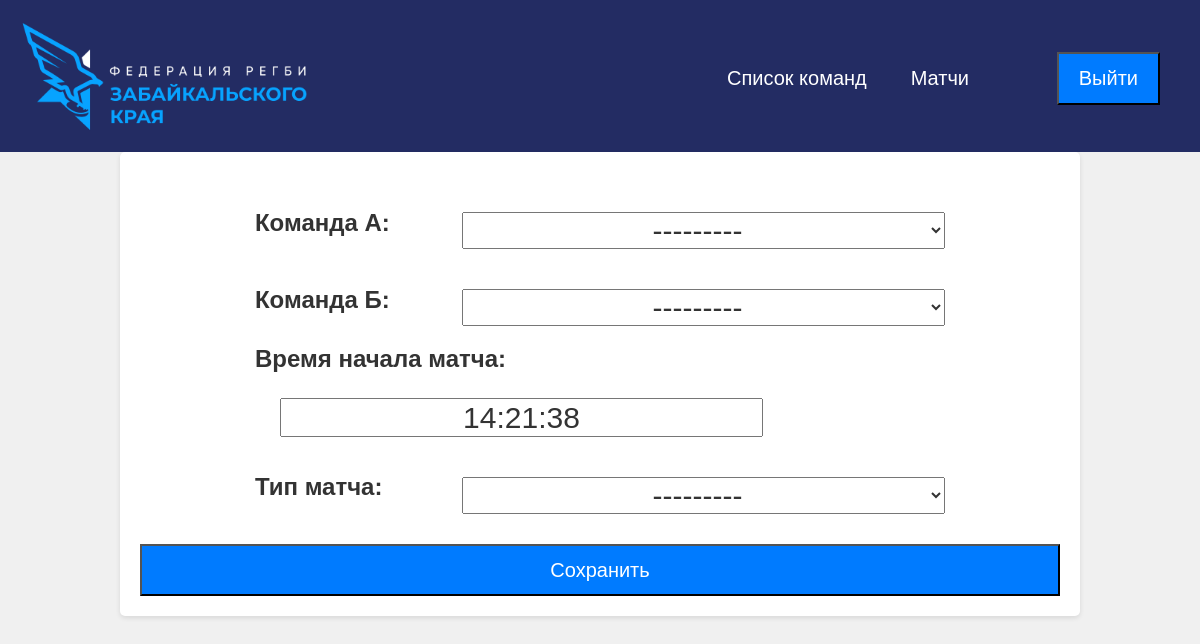
The app's page /addMatch/, older data.
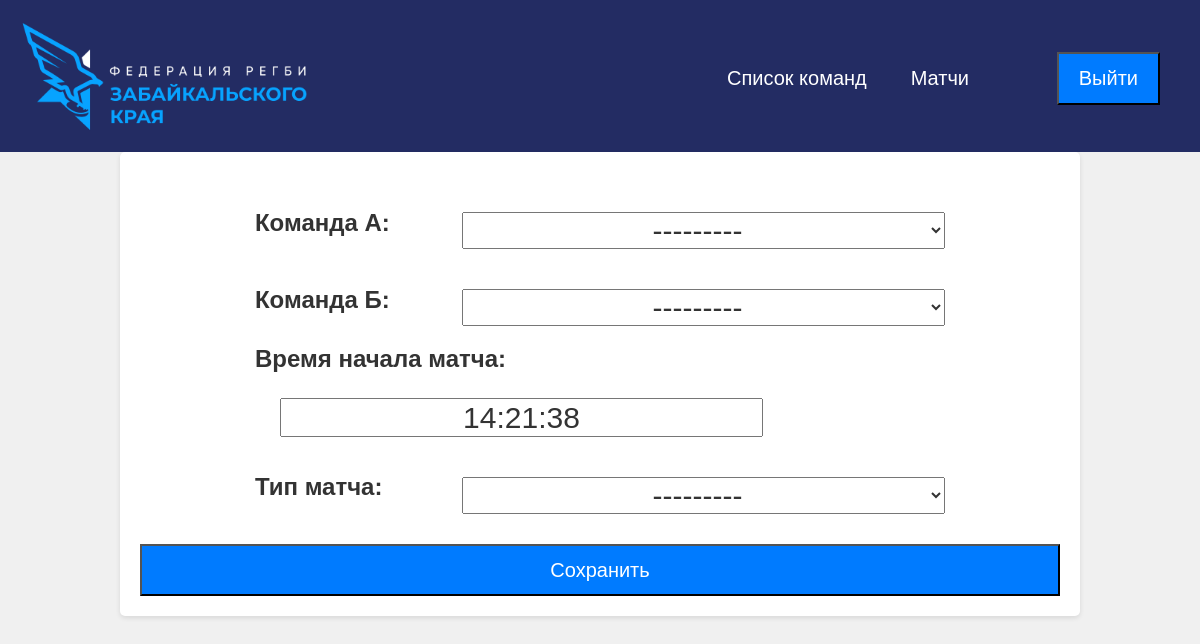
The same page, newer data.
### referee/models.py (models this page shows)
class MatchType(models.Model):
    Type=models.TextField()
    class Meta:
        verbose_name='Тип матча'
        verbose_name_plural = 'Типы матчей'
    def __str__(self):
        return self.Type

### referee/views.py (the view)
# urls.py: path('addMatch/',views.add_match,name='add_match'),
def add_match(request):
    if request.method == 'POST':
        form =MatchForm(request.POST)
        if form.is_valid():
            form.save()
            return redirect(request.session.get('prev_page', '/'))  # Redirect to player list after successful form submission
    else:
        form = MatchForm()
    request.session['prev_page'] = request.META.get('HTTP_REFERER', '/')
    return render(request,'playerAdd.html',{'form': form})

### referee/forms.py
class MatchForm(forms.ModelForm):
    def __init__(self, *args, **kwargs):
        super(MatchForm, self).__init__(*args, **kwargs)
        self.fields['TeamA'].label = 'Команда А'
        self.fields['TeamB'].label = 'Команда Б'
        self.fields['StartTime'].label = 'Время начала матча'
        self.fields['StartTime'].initial = datetime.datetime.now()
        self.fields['Type'].label = 'Тип матча'
        for fields in self.fields:
            self.fields[fields].widget.attrs['class']='team h2'
    class Meta:
        model=Match
        fields=['TeamA','TeamB','StartTime','Type']

### trener/models.py (called while the page is built)
    def __str__(self):
        return self.Name

### templates/playerAdd.html (shortened to what this page needs)
{% extends 'base.html' %}
{% block content %}
<div class="container">
<form  method="post">
    <div class="con">
    <h3 class="form">{{ form.as_p }}</h3>
        <button type="submit" class="button">Сохранить</button>
    </div>
</form>
</div>
{% endblock %}

Row changes from the older to the newer data that the page shows:
no longer on this page (row edited): MatchType: Type "---------"
Text that changed along with them:
form field Type: (not shown) → "---------"
